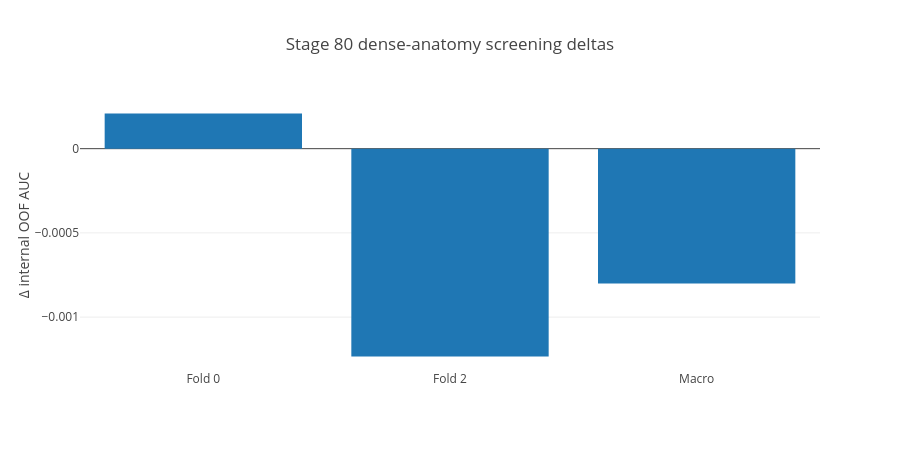

Notebook source saved alongside this figure:
### Markdown cell above
## Stage 80 — dense anatomy branch

The spatial/anatomy branch executed correctly under the grouped AWS screen and was closed as a scientific negative. This is preserved as evidence rather than tuned after seeing the result.

### Code cell
stage80={'macro_gain':-0.0008008280403827,'fold0':0.0002088,'fold2':-0.0012338,'bootstrap_positive_fraction':0.075}
print(stage80)

### Figure 1 — Plotly figure (JSON) as saved in the notebook; plotly's stock layout.template omitted (floating-point values rounded to 4 significant figures)
{"data": [{"type": "bar", "x": ["Fold 0", "Fold 2", "Macro"], "y": [0.0002088, -0.001234, -0.0008008]}], "layout": {"title": "Stage 80 dense-anatomy screening deltas", "yaxis": {"title": "Δ internal OOF AUC"}, "width": 900, "height": 450}}
